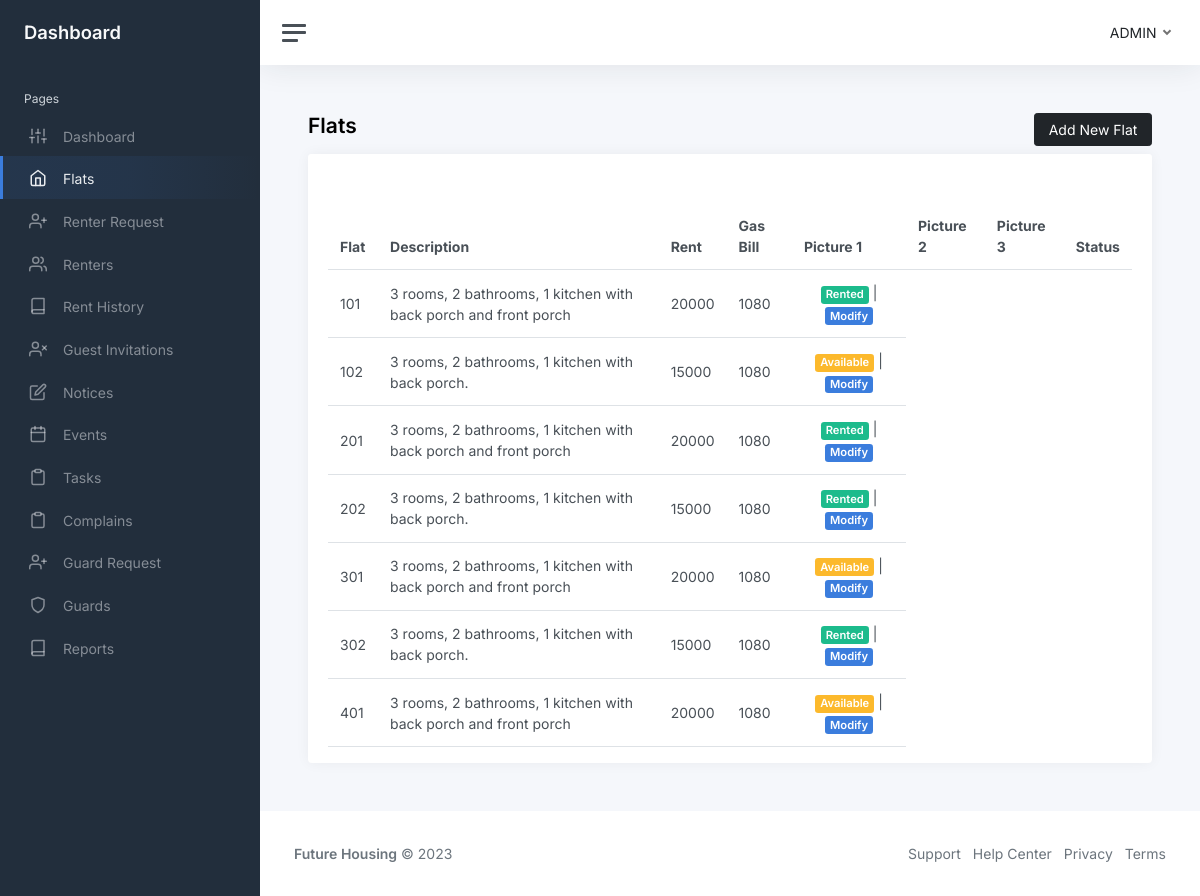
Page /php/admin/flats.php on the committed database.
### tables this page shows
CREATE TABLE `flats` (
  `id` int NOT NULL,
  `flat` varchar(256) DEFAULT NULL,
  `description` text,
  `rent` varchar(256) DEFAULT NULL,
  `gas_bill` varchar(256) NOT NULL,
  `picture1` varchar(256) DEFAULT NULL,
  `picture2` varchar(256) DEFAULT NULL,
  `picture3` varchar(256) DEFAULT NULL,
  `status` tinyint(1) DEFAULT '0'
);

### php/admin/flats.php (the view, shortened to what this page needs)
<?php
include "../../database.php";
$query = "SELECT * FROM `flats`";
$stmt = $conn->prepare($query);
$result = $stmt->execute();
$flats = $stmt->fetchAll();
?>
<!DOCTYPE html>
<html lang="en">
<head>
    <link href="https://cdn.jsdelivr.net/npm/simple-datatables@7.1.2/dist/style.min.css" rel="stylesheet" />
    <link href="../../styles/app.css" rel="stylesheet">
</head>
<body>
    <div class="wrapper">
        <?php include "components/sidebar.php"?>
        <div class="main">
            <?php include "components/navbar.php"?>
            <main class="content">
                <div class="container-fluid p-0">
                    <h1 class="h3 mb-3">
                        <strong>Flats</strong>
                        <a type="button" class="btn btn-dark float-end" href="add-flat.php">Add New Flat</a>
                    </h1>
                    <div class="row">
                        <div class="col-12 d-flex">
                            <div class="card flex-fill w-100">
                                <div class="card-header">
                                </div>
                                <div class="card-body py-3">
                                    <table id="datatablesSimple" class="table table-hover my-0">
                                        <thead>
                                            <tr>
                                                <th>Flat</th>
                                                <th>Description</th>
                                                <th>Rent</th>
                                                <th>Gas Bill</th>
                                                <th class="d-none d-md-table-cell">Picture 1</th>
                                                <th class="d-none d-md-table-cell">Picture 2</th>
                                                <th class="d-none d-md-table-cell">Picture 3</th>
                                                <th>Status</th>
                                            </tr>
                                        </thead>
                                        <tbody>
                                            <?php
                                                foreach($flats as $flat):
                                            ?>
                                            <tr>
                                                <td><?=$flat['flat']?></td>
                                                <td><?=$flat['description']?></td>
                                                <td><?=$flat['rent']?></td>
                                                <td><?=$flat['gas_bill']?></td>
                                                <td class="text-center">
                                                    <?php
                                                        if($flat['status'] == 1){
                                                            ?>
                                                    <span class="badge bg-success">Rented</span>
                                                    <?php
                                                        }else{
                                                            ?>
                                                    <span class="badge bg-warning">Available</span>
                                                    <?php
                                                        }
                                                        ?> |
                                                    <a class="badge bg-primary"
                                                        href="modify-flat.php?id=<?=$flat['id']?>">Modify</a>
                                                </td>
                                                <?php
                                                endforeach;
                                            ?>
                                        </tbody>
                                    </table>
                                </div>
                            </div>
                        </div>
                    </div>
                </div>
            </main>
            <footer class="footer">
                <?php include "components/footer.php"?>
            </footer>
        </div>
    </div>
</body>
</html>

### rows in the picture
flats: flat "101", description "3 rooms, 2 bathrooms, 1 kitchen with back porch and front porch", rent "20000", gas_bill "1080", status "Rented"
flats: flat "102", description "3 rooms, 2 bathrooms, 1 kitchen with back porch.", rent "15000", gas_bill "1080", status "Available"
flats: flat "201", description "3 rooms, 2 bathrooms, 1 kitchen with back porch and front porch", rent "20000", gas_bill "1080", status "Rented"
flats: flat "202", description "3 rooms, 2 bathrooms, 1 kitchen with back porch.", rent "15000", gas_bill "1080", status "Rented"
flats: flat "301", description "3 rooms, 2 bathrooms, 1 kitchen with back porch and front porch", rent "20000", gas_bill "1080", status "Available"
flats: flat "302", description "3 rooms, 2 bathrooms, 1 kitchen with back porch.", rent "15000", gas_bill "1080", status "Rented"
flats: flat "401", description "3 rooms, 2 bathrooms, 1 kitchen with back porch and front porch", rent "20000", gas_bill "1080", status "Available"
